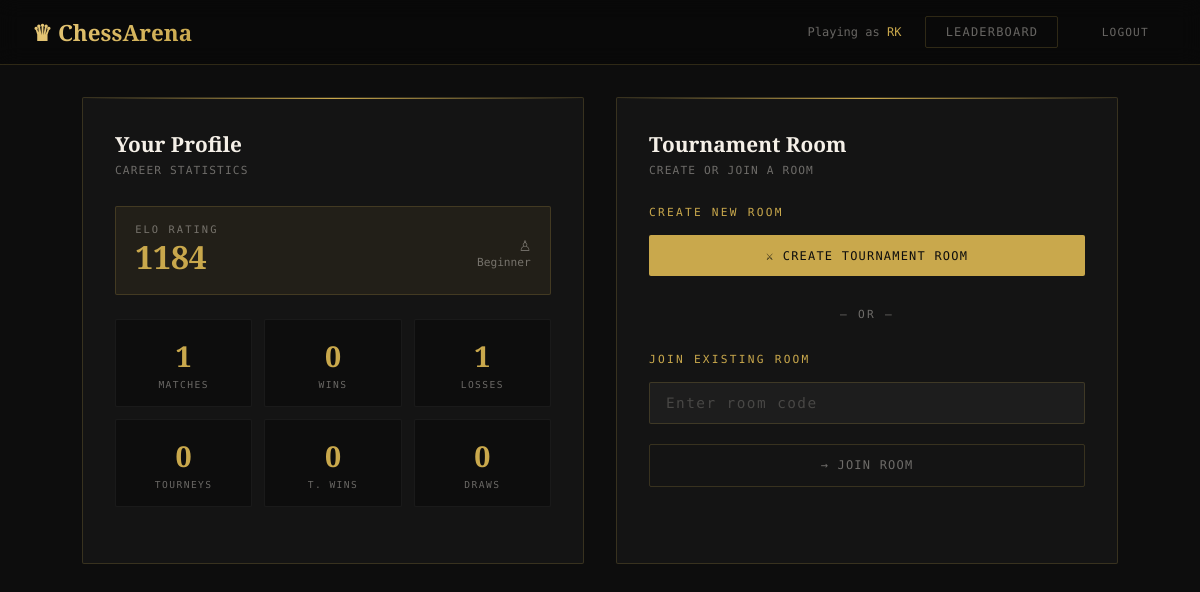
Page /lobby (signed in) on the committed database.
### models.py (models this page shows, shortened)
class User(db.Model):
    __tablename__ = 'users'
    id = db.Column(db.Integer, primary_key=True)
    username = db.Column(db.String(50), unique=True, nullable=False)
    created_at = db.Column(db.DateTime, default=datetime.utcnow)
    total_matches = db.Column(db.Integer, default=0)
    total_wins = db.Column(db.Integer, default=0)
    total_losses = db.Column(db.Integer, default=0)
    total_draws = db.Column(db.Integer, default=0)
    tournaments_played = db.Column(db.Integer, default=0)
    tournament_wins = db.Column(db.Integer, default=0)
    elo_rating = db.Column(db.Integer, default=1200)

### app.py (the view)
@app.route('/lobby')
def lobby():
    if 'username' not in session:
        return redirect(url_for('login'))
    user = User.query.filter_by(username=session['username']).first()
    return render_template('lobby.html', user=user)

### templates/lobby.html (shortened to what this page needs)
<!DOCTYPE html>
<html lang="en">
<head>
</head>
<body>
<nav>
  <a href="/lobby" class="nav-brand">♛ ChessArena</a>
  <div class="nav-right">
    <div class="nav-user">Playing as <span>{{ user.username }}</span></div>
    <a href="/leaderboard" class="btn btn-outline">Leaderboard</a>
    <a href="/logout" class="btn btn-ghost">Logout</a>
  </div>
</nav>
<div class="page">
  <div class="panel">
    <div class="panel-title">Your Profile</div>
    <div class="panel-sub">CAREER STATISTICS</div>
    <div class="elo-badge">
      <div class="elo-left">
        <div class="elo-label">ELO Rating</div>
        <div class="elo-val">{{ user.elo_rating }}</div>
      </div>
      <div class="elo-rank">
        <span>
          {% if user.elo_rating >= 2000 %}♔
          {% elif user.elo_rating >= 1600 %}♕
          {% elif user.elo_rating >= 1400 %}♖
          {% elif user.elo_rating >= 1200 %}♗
          {% else %}♙{% endif %}
        </span>
        {% if user.elo_rating >= 2000 %}Master
        {% elif user.elo_rating >= 1600 %}Expert
        {% elif user.elo_rating >= 1400 %}Advanced
        {% elif user.elo_rating >= 1200 %}Intermediate
        {% else %}Beginner{% endif %}
      </div>
    </div>
    <div class="stat-grid">
      <div class="stat">
        <span class="stat-value">{{ user.total_matches }}</span>
        <span class="stat-label">Matches</span>
      </div>
      <div class="stat">
        <span class="stat-value">{{ user.total_wins }}</span>
        <span class="stat-label">Wins</span>
      </div>
      <div class="stat">
        <span class="stat-value">{{ user.total_losses }}</span>
        <span class="stat-label">Losses</span>
      </div>
      <div class="stat">
        <span class="stat-value">{{ user.tournaments_played }}</span>
        <span class="stat-label">Tourneys</span>
      </div>
      <div class="stat">
        <span class="stat-value">{{ user.tournament_wins }}</span>
        <span class="stat-label">T. Wins</span>
      </div>
      <div class="stat">
        <span class="stat-value">{{ user.total_draws }}</span>
        <span class="stat-label">Draws</span>
      </div>
    </div>
  </div>
  <div class="panel">
    <div class="panel-title">Tournament Room</div>
    <div class="panel-sub">CREATE OR JOIN A ROOM</div>
    <div style="margin-bottom: 2rem;">
      <div style="font-size: 0.7rem; color: var(--gold); letter-spacing:0.2em; text-transform:uppercase; margin-bottom:1rem;">Create New Room</div>
      <button class="btn btn-gold" onclick="createRoom()" style="width:100%; padding:0.85rem;">
        ⚔ Create Tournament Room
      </button>
    </div>
    <div style="text-align:center; color:var(--muted); font-size:0.7rem; letter-spacing:0.2em; margin-bottom:2rem;">— OR —</div>
    <div>
      <div style="font-size: 0.7rem; color: var(--gold); letter-spacing:0.2em; text-transform:uppercase; margin-bottom:1rem;">Join Existing Room</div>
      <div class="form-group">
        <input type="text" id="roomCode" placeholder="Enter room code" maxlength="8">
      </div>
      <button class="btn btn-outline" onclick="joinRoom()" style="width:100%; padding:0.85rem;">
        → Join Room
      </button>
    </div>
  </div>
</div>
</body>
</html>

### templates/lobby.html (style rules this page uses)
:root { --ink: #0d0d0d; --ink2: #111111; --cream: #f5f0e8; --gold: #c9a84c; --gold-light: #e8c97a; --border: rgba(201,168,76,0.2); --muted: rgba(245,240,232,0.4); --panel: rgba(255,255,255,0.03); }
* { margin:0; padding:0; box-sizing:border-box; }
body { background: var(--ink); color: var(--cream); font-family: 'DM Mono', monospace; min-height: 100vh; }
nav { display: flex; align-items: center; justify-content: space-between; padding: 1rem 2rem; border-bottom: 1px solid var(--border); background: rgba(0,0,0,0.3); backdrop-filter: blur(10px); position: sticky; top: 0; z-index: 100; }
.nav-brand { font-family: 'Playfair Display', serif; font-size: 1.4rem; font-weight: 900; background: linear-gradient(135deg, var(--gold-light), var(--gold)); -webkit-background-clip: text; -webkit-text-fill-color: transparent; background-clip: text; text-decoration: none; }
.nav-right { display: flex; align-items: center; gap: 1.5rem; }
.nav-user { font-size: 0.75rem; color: var(--muted); }
.nav-user span { color: var(--gold); font-weight: 500; }
.btn { padding: 0.5rem 1.2rem; border-radius: 2px; font-family: 'DM Mono', monospace; font-size: 0.75rem; letter-spacing: 0.1em; text-transform: uppercase; cursor: pointer; transition: all 0.2s; border: none; text-decoration: none; display: inline-block; }
.btn-gold { background: var(--gold); color: var(--ink); }
.btn-outline { background: transparent; border: 1px solid var(--border); color: var(--muted); }
.btn-ghost { background: transparent; color: var(--muted); font-size: 0.7rem; }
.page { max-width: 1100px; margin: 0 auto; padding: 2rem; display: grid; grid-template-columns: 1fr 1fr; gap: 2rem; }
.panel { background: var(--panel); border: 1px solid var(--border); border-radius: 2px; padding: 2rem; position: relative; overflow: hidden; }
.panel::before { content: ''; position: absolute; top: 0; left: 0; right: 0; height: 1px; background: linear-gradient(90deg, transparent, var(--gold), transparent); }
.panel-title { font-family: 'Playfair Display', serif; font-size: 1.3rem; font-weight: 700; margin-bottom: 0.4rem; }
.panel-sub { color: var(--muted); font-size: 0.7rem; letter-spacing: 0.1em; margin-bottom: 1.8rem; }
.form-group { margin-bottom: 1.2rem; }
input[type="text"] { width: 100%; background: rgba(255,255,255,0.04); border: 1px solid rgba(201,168,76,0.2); border-radius: 2px; padding: 0.75rem 1rem; color: var(--cream); font-family: 'DM Mono', monospace; font-size: 0.9rem; outline: none; transition: border-color 0.2s; letter-spacing: 0.1em; text-transform: uppercase; }
input::placeholder { color: rgba(245,240,232,0.2); text-transform: none; }
.stat-grid { display: grid; grid-template-columns: repeat(3, 1fr); gap: 0.75rem; margin-bottom: 1.5rem; }
.stat { background: rgba(0,0,0,0.3); border: 1px solid rgba(255,255,255,0.05); padding: 1rem 0.75rem; border-radius: 2px; text-align: center; }
.stat-value { font-family: 'Playfair Display', serif; font-size: 1.8rem; font-weight: 700; color: var(--gold); display: block; }
.stat-label { font-size: 0.6rem; color: var(--muted); letter-spacing: 0.15em; text-transform: uppercase; margin-top: 0.25rem; display: block; }
.elo-badge { display: flex; align-items: center; justify-content: space-between; background: rgba(201,168,76,0.08); border: 1px solid rgba(201,168,76,0.2); padding: 1rem 1.2rem; border-radius: 2px; margin-bottom: 1.5rem; }
.elo-left .elo-label { font-size: 0.65rem; color: var(--muted); letter-spacing: 0.2em; text-transform: uppercase; }
.elo-left .elo-val { font-family: 'Playfair Display', serif; font-size: 2rem; font-weight: 700; color: var(--gold); }
.elo-rank { font-size: 0.7rem; color: var(--muted); text-align: right; }
.elo-rank span { display: block; font-size: 1.2rem; }

### rows in the picture
User: username "RK", elo_rating "1184", total_matches "1", total_wins "0", total_losses "1", tournaments_played "0", tournament_wins "0", total_draws "0"
